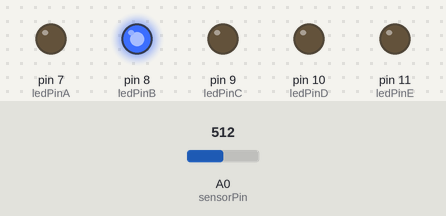
A sketch run on a simulated Arduino Uno, built with avr-gcc and run on an emulated ATmega328P. Parts: output pins drawn as LEDs (lit = HIGH). The inputs (shaded band) are chosen by the test bench; at power-on: A0 (sensorPin) = 512. What the sketch prints to the serial monitor is not drawn.

Above: at 1.2 s.
1.3 s: A0 (sensorPin) set to 560
At 4.8 s:
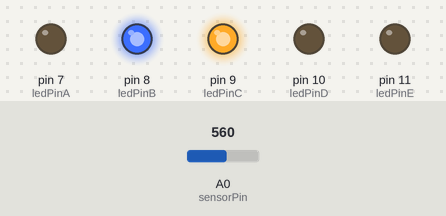
5.6 s: A0 (sensorPin) set to 760
At 9.1 s:
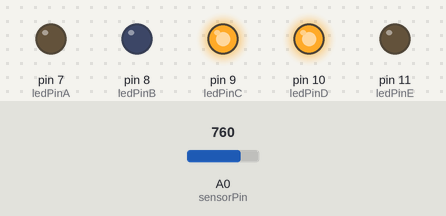
9.6 s: A0 (sensorPin) set to 910
At 13.3 s:
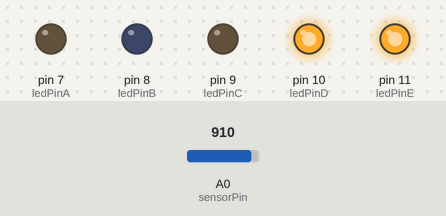
13.6 s: A0 (sensorPin) set to 340
At 16.4 s:
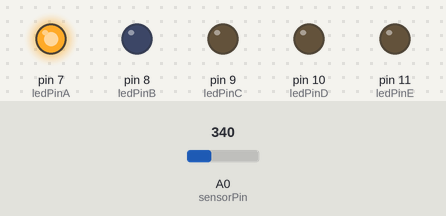
17.6 s: A0 (sensorPin) set to 360
At 20.7 s:
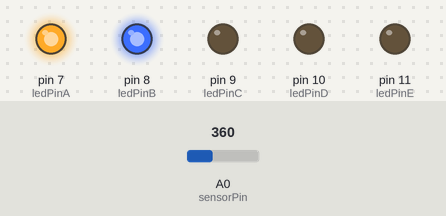
21.6 s: A0 (sensorPin) set to 306
At 24.9 s:
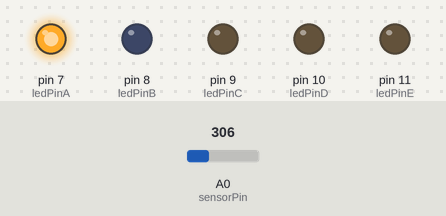
Timing chart, 0 to 26.4 s (numbered marks = the images above; inputs shaded):
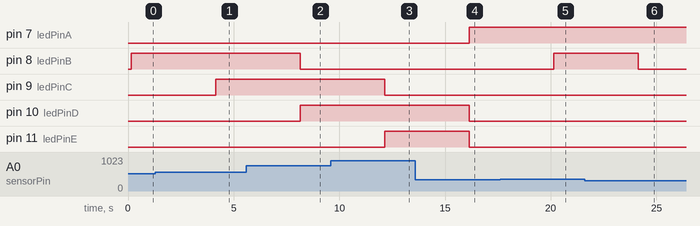

The sketch:

Punching_Bag_r2.ino
```cpp
// Matt Reamer and Donnie Plumly
//    Punching Bag Prototype
//    Brandcenter Fall 2013 /


int ledPinA = 7;           // LED is connected to digital pin 7
int ledPinB = 8;           // LED is connected to digital pin 8
int ledPinC = 9;           // LED is connected to digital pin 9
int ledPinD = 10;           // LED is connected to digital pin 10
int ledPinE = 11;           // LED is connected to digital pin 11
int sensorPin = 0;         // Stretch sensor is connected to analog pin 0
int sensorValue;           // variable to store the value coming from the sensor
long previousMillis = 0;        // will store last time LED was updated

// the follow variables is a long because the time, measured in miliseconds,
// will quickly become a bigger number than can be stored in an int.
long interval = 100;           // interval at which to blink (milliseconds)

void setup()
{
  pinMode(ledPinA, OUTPUT);   // sets the ledPin to be an output
  pinMode(ledPinB, OUTPUT);   // sets the ledPin to be an output
  pinMode(ledPinC, OUTPUT);   // sets the ledPin to be an output
  pinMode(ledPinD, OUTPUT);   // sets the ledPin to be an output
  pinMode(ledPinE, OUTPUT);   // sets the ledPin to be an output
  Serial.begin(9600);           //initialize the serial port
}

void loop()   // run over and over again
{
  sensorValue = analogRead(sensorPin);   // read the value from the sensor

    Serial.print("                     Sensor Value: ");
  Serial.println(sensorValue);

/*  delay(100);   // delay for 1/10 of a second*/

 unsigned long currentMillis = millis();

  if(currentMillis - previousMillis > interval) {
    // save the last time you blinked the LED
    previousMillis = currentMillis;


  {if(sensorValue>900 && sensorValue<1022){
    Serial.print("HIGH");
    digitalWrite(ledPinE, HIGH); //Turn LED on
    delay(4000);   // delay for 4 seconds
    }
      else{
        digitalWrite(ledPinE, LOW);
           }
    if(sensorValue>750 && sensorValue<900){
    Serial.print("Medium High");
    digitalWrite(ledPinD, HIGH); //Turn LED on
    delay(4000);   // delay for 4 seconds
    }
      else{
        digitalWrite(ledPinD, LOW);
           }
    if(sensorValue>550 && sensorValue<750){
    Serial.print("Medium low");
    digitalWrite(ledPinC, HIGH); //Turn LED on
    delay(4000);   // delay for 4 seconds
    }
      else{
        digitalWrite(ledPinC, LOW);
           }
    if(sensorValue>350 && sensorValue<550){
    Serial.print("Medium");
    digitalWrite(ledPinB, HIGH); //Turn LED on
    delay(4000);   // delay for 4 seconds
    }
      else{
        digitalWrite(ledPinB, LOW);
           }
    if(sensorValue>100 && sensorValue<350){
    Serial.print("Low");
    digitalWrite(ledPinA, HIGH); //Turn LED 7 on
    delay(4000);   // delay for 4 seconds
  }
    else{
        digitalWrite(ledPinA, LOW);
           }

}
}
}
```

Measured:
- after the input at 1.3 s, pin 9 (ledPinC): LOW → HIGH after 2.8 s
- after the input at 5.6 s, pin 10 (ledPinD): LOW → HIGH after 2.5 s
- after the input at 9.6 s, pin 11 (ledPinE): LOW → HIGH after 2.5 s
- after the input at 13.6 s, pin 7 (ledPinA): LOW → HIGH after 2.5 s; pin 11 (ledPinE): HIGH → LOW after 2.5 s
- after the input at 17.6 s, pin 8 (ledPinB): LOW → HIGH after 2.6 s
- after the input at 21.6 s, pin 7 (ledPinA): stays HIGH (without the input it goes to LOW after 2.6 s); pin 8 (ledPinB): HIGH → LOW after 2.6 s
